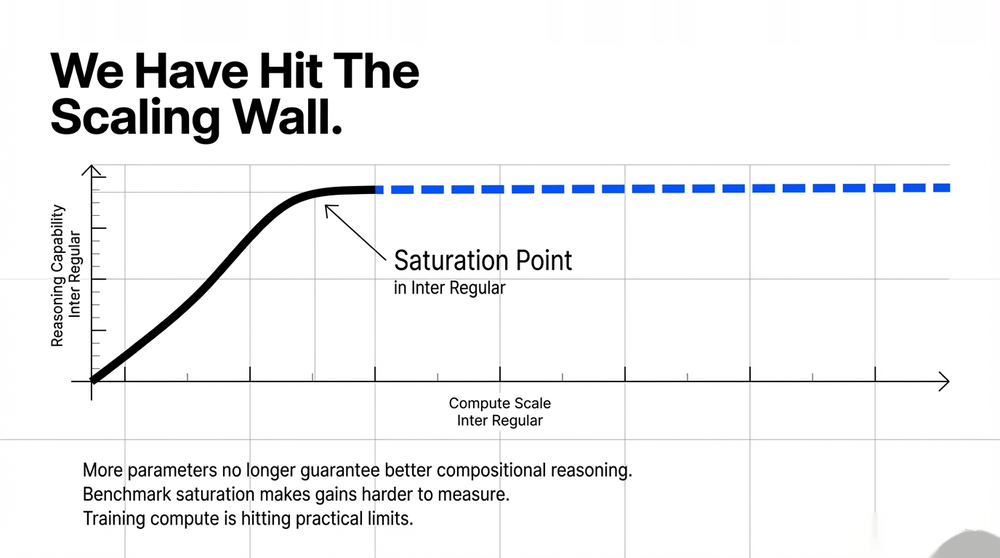
#> input picture white-papers/wp2-images-clean-final/Smarter_AI_Not_Bigger_Models_page3_img1.png, 1000 x 558 px, shrunk from 1376 x 768 before the run, found by its file name
$ python mask_and_inpaint_watermark.py
#> lines starting #> are read from the running program, lines starting #| are printed output that depends on the picture; after the words box and inside, x2 and y2 are one past the last pixel; in counts of white or black regions, pixels touching at a corner belong together
#> in remove_watermark_with_inpainting, img is the input picture: shape (558, 1000, 3); mean B, G, R 242.7, 241.7, 241.2
#|   Image size: 1000x558
"""
Proper Watermark Removal using Masking + Inpainting
Inspired by Lama Cleaner and IOPaint techniques
"""
import cv2
import numpy as np
from pathlib import Path

def create_watermark_mask(image, show_mask=False):
    """
    Create a precise mask for watermark areas
    Focus on bottom-right corner (typical NotebookLM location)
    """
#> called with show_mask = True
    h, w = image.shape[:2]
    gray = cv2.cvtColor(image, cv2.COLOR_BGR2GRAY)

    # Initialize mask
    mask = np.zeros((h, w), dtype=np.uint8)

    # Target bottom-right corner (NotebookLM watermark location)
    # Usually last 15% of width and last 8% of height
    watermark_h_start = int(h * 0.92)  # Bottom 8%
    watermark_w_start = int(w * 0.85)  # Right 15%

    # Also check for top watermarks (some PDFs have header watermarks)
    top_watermark_h_end = int(h * 0.08)  # Top 8%

    # Detect light text in these regions (watermarks are usually light gray)
    _, light_text = cv2.threshold(gray, 200, 255, cv2.THRESH_BINARY)
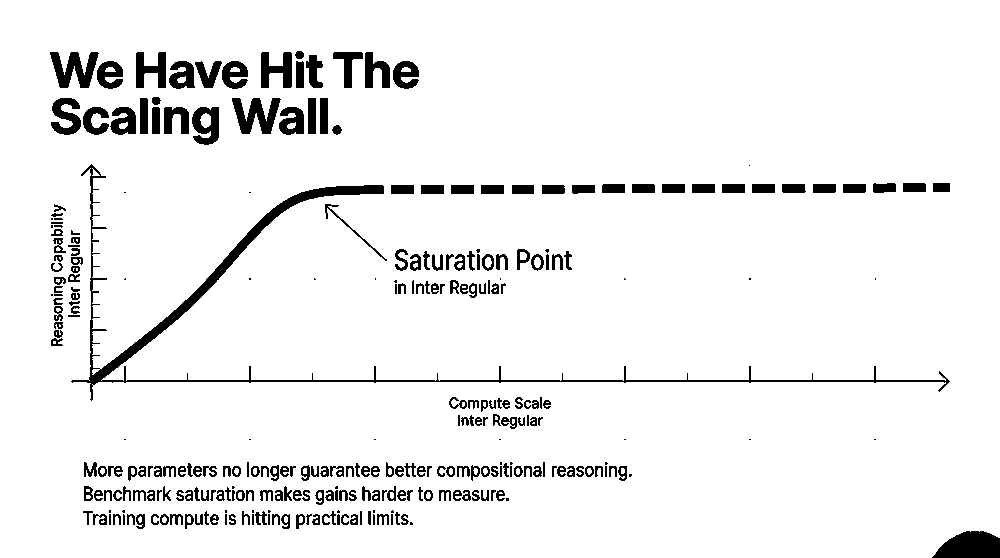
#> light_text: shape (558, 1000); 93.7% white; 303 black regions (43 under 20 px), largest, box (x1, y1, x2, y2) and area: (71, 164, 950, 401) 6026, (932, 531, 1000, 558) 1418, (50, 52, 99, 88) 982

    # Apply mask to bottom-right
    mask[watermark_h_start:, watermark_w_start:] = light_text[watermark_h_start:, watermark_w_start:]
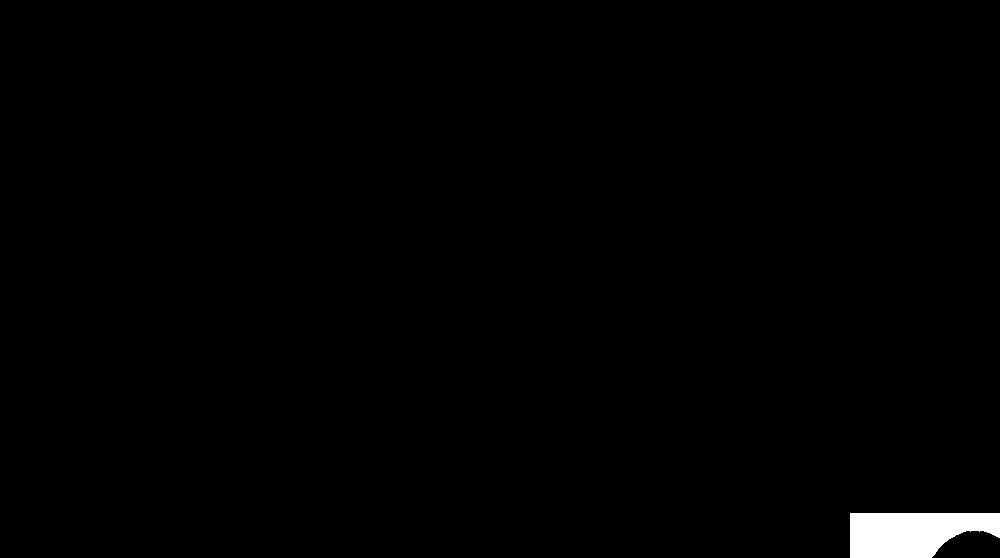
#> mask: shape (558, 1000); 0.96% white; 1 white region, box (x1, y1, x2, y2) and area: (850, 513, 1000, 558) 5332

    # Apply mask to top region
    mask[:top_watermark_h_end, :] = light_text[:top_watermark_h_end, :]
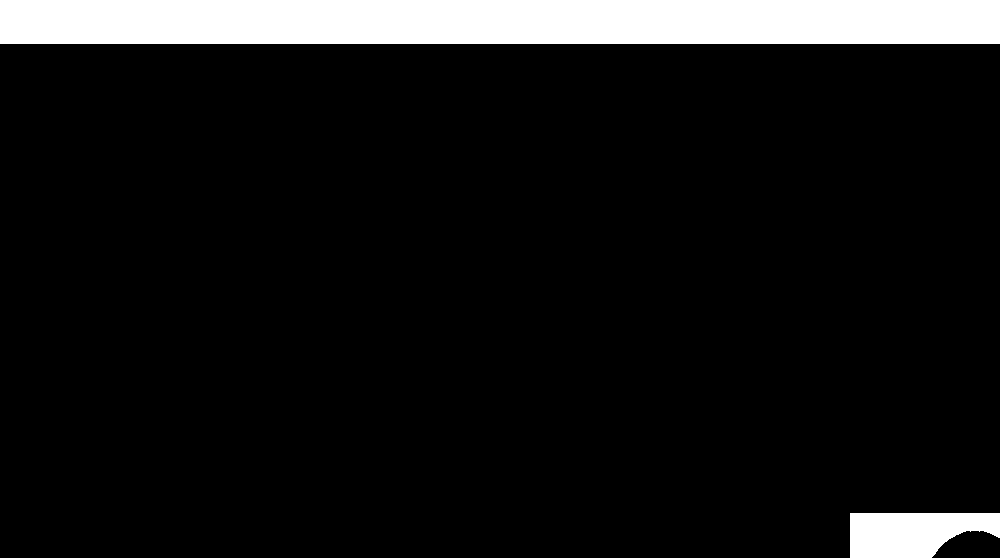
#> mask: shape (558, 1000); 8.8% white; 2 white regions, box (x1, y1, x2, y2) and area: (0, 0, 1000, 44) 44000, (850, 513, 1000, 558) 5332

    # Clean up mask - remove noise
    kernel = np.ones((5,5), np.uint8)
    mask = cv2.morphologyEx(mask, cv2.MORPH_CLOSE, kernel)
#> mask: shape (558, 1000); 8.8% white; 2 white regions, box (x1, y1, x2, y2) and area: (0, 0, 1000, 44) 44000, (850, 513, 1000, 558) 5343
    mask = cv2.morphologyEx(mask, cv2.MORPH_OPEN, kernel)
#> mask: shape (558, 1000); 8.8% white; 2 white regions, box (x1, y1, x2, y2) and area: (0, 0, 1000, 44) 44000, (850, 513, 1000, 558) 5341

    # Dilate slightly to ensure we cover all watermark pixels
    mask = cv2.dilate(mask, kernel, iterations=1)
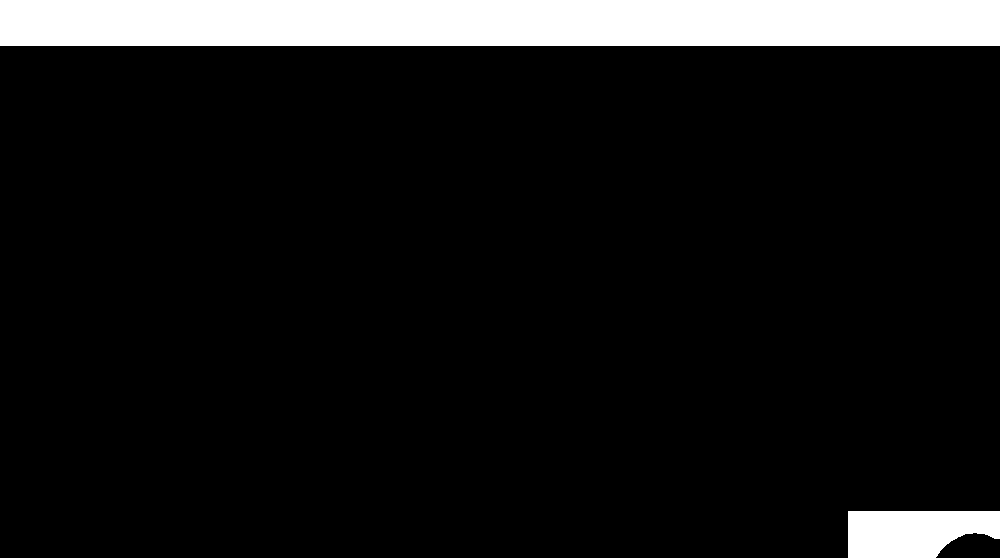
#> mask: shape (558, 1000); 9.3% white; 2 white regions, box (x1, y1, x2, y2) and area: (0, 0, 1000, 46) 46000, (848, 511, 1000, 558) 5929

    if show_mask:
        # Show the mask for debugging
        cv2.imwrite("debug_mask.png", mask)
        print("Saved debug_mask.png to see what will be inpainted")

    return mask

def remove_watermark_with_inpainting(image_path, output_path, show_mask=False):
    """
    Remove watermark using mask + inpainting (Lama Cleaner technique)
    """
    # Load image
    img = cv2.imread(str(image_path))
    if img is None:
        return False, "Failed to load image"

    print(f"\nProcessing: {image_path.name}")
    print(f"  Image size: {img.shape[1]}x{img.shape[0]}")

    # Create watermark mask
    print("  Creating watermark mask...")
    mask = create_watermark_mask(img, show_mask=show_mask)

    # Check if watermark detected
    watermark_pixels = np.sum(mask > 0)
#> watermark_pixels = 51929
    print(f"  Watermark area detected: {watermark_pixels} pixels")
#|   Watermark area detected: 51929 pixels

    if watermark_pixels == 0:
        print("  No watermark detected, using original")
        cv2.imwrite(str(output_path), img)
        return True, "No watermark detected"

    # Apply inpainting - use Telea algorithm (similar to Lama Cleaner's approach)
    print("  Applying inpainting...")
    result = cv2.inpaint(img, mask, inpaintRadius=7, flags=cv2.INPAINT_TELEA)

    # Optional: Apply second pass with NS algorithm for smoother results
    print("  Applying refinement...")
    result = cv2.inpaint(result, mask, inpaintRadius=5, flags=cv2.INPAINT_NS)

    # Save result
    cv2.imwrite(str(output_path), result)
    print(f"  Saved to: {output_path.name}")

    return True, f"Removed {watermark_pixels} pixels of watermark"

# Test on ONE image first
if __name__ == "__main__":
    input_dir = Path(r"d:\my-dev-knowledge-base\white-papers\wp2-images")
    output_dir = Path(r"d:\my-dev-knowledge-base\white-papers\wp2-images-masked-inpaint")
    output_dir.mkdir(exist_ok=True)

    # Test on Figure 1 first
    test_image = "Smarter_AI_Not_Bigger_Models_page3_img1.png"

    print("=" * 70)
    print("TESTING WATERMARK REMOVAL - Mask + Inpainting Technique")
    print("=" * 70)

    input_path = input_dir / test_image
    output_path = output_dir / test_image

    success, message = remove_watermark_with_inpainting(
        input_path,
        output_path,
        show_mask=True  # Create debug_mask.png to see what was masked
    )
#> success = True; message = 'Removed 51929 pixels of watermark'

    print("\n" + "=" * 70)
    if success:
        print(f"SUCCESS: {message}")
#| SUCCESS: Removed 51929 pixels of watermark
        print(f"\nCheck the results:")
        print(f"  Original: {input_path}")
        print(f"  Cleaned: {output_path}")
        print(f"  Mask used: debug_mask.png")
    else:
        print(f"FAILED: {message}")
    print("=" * 70)

$ run again, with white-papers/wp2-images-clean-final/Smarter_AI_Not_Bigger_Models_page7_img1.png copied over white-papers/wp2-images-clean-final/Smarter_AI_Not_Bigger_Models_page3_img1.png
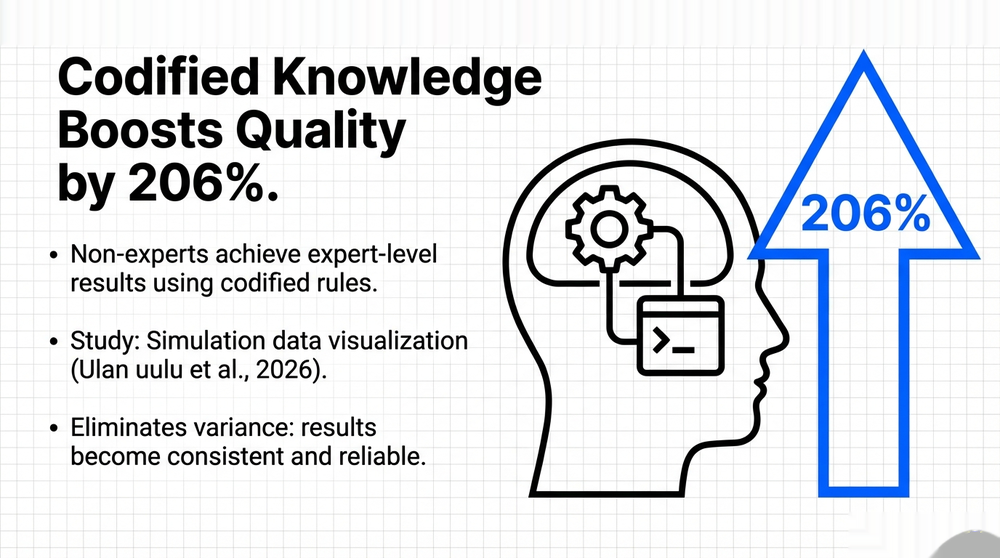
#> input picture white-papers/wp2-images-clean-final/Smarter_AI_Not_Bigger_Models_page7_img1.png, 1000 x 558 px, shrunk from 1376 x 768 before the run, found by its file name
#> in remove_watermark_with_inpainting, img is the input picture: shape (558, 1000, 3); mean B, G, R 229.9, 226.2, 223.8
#|   Image size: 1000x558
#> in create_watermark_mask, `gray = cv2.cvtColor(image, cv2.COLOR_BGR2GRAY)`:
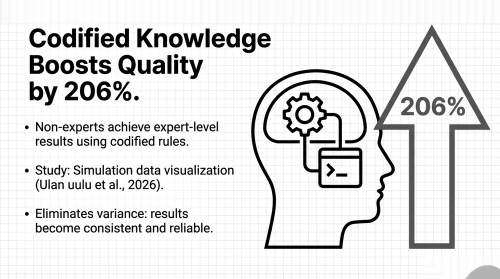
#> gray: shape (558, 1000) (shown at 1/2 size); min 0, max 255, mean 226
#> in create_watermark_mask, `_, light_text = cv2.threshold(gray, 200, 255, cv2.THRESH_BINARY)`:
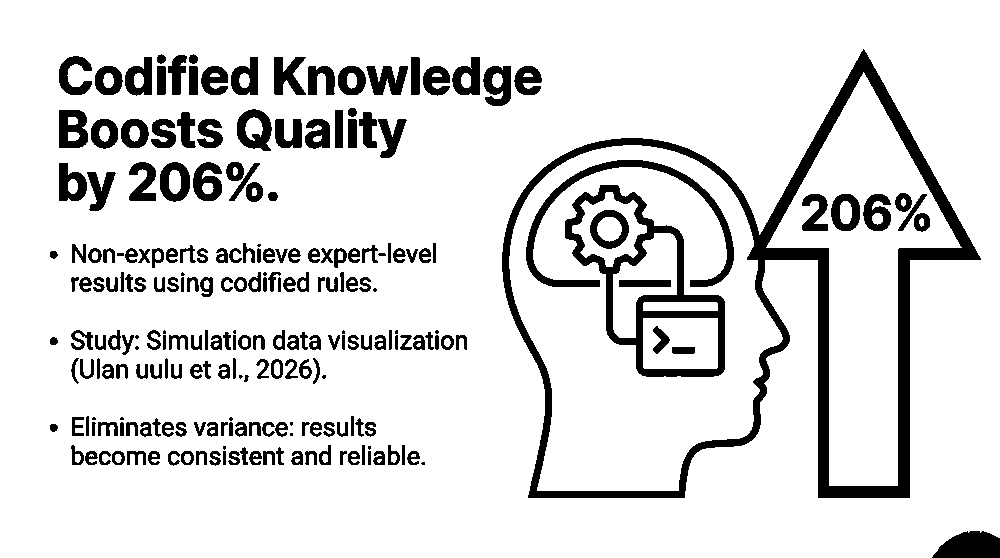
#> light_text: shape (558, 1000); 87.2% white; 235 black regions (21 under 20 px), largest, box (x1, y1, x2, y2) and area: (502, 49, 981, 498) 20762, (565, 185, 725, 377) 6186, (526, 160, 734, 287) 3122
#> watermark_pixels = 51918
#|   Watermark area detected: 51918 pixels
#> success = True; message = 'Removed 51918 pixels of watermark'
#| SUCCESS: Removed 51918 pixels of watermark

$ run again, with white-papers/wp2-images-clean-final/Beyond_Scale_Structure_Truth_page4_img1.png copied over white-papers/wp2-images-clean-final/Smarter_AI_Not_Bigger_Models_page3_img1.png
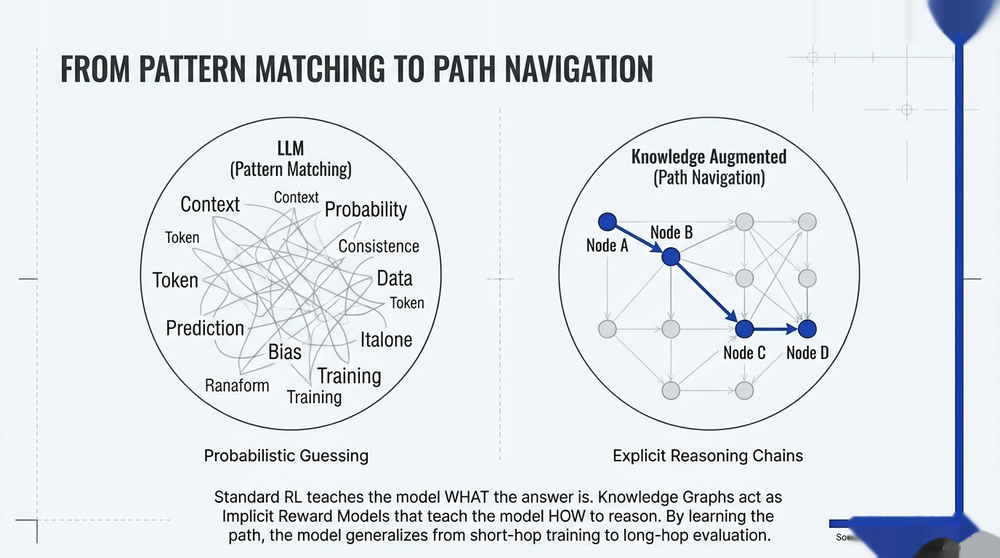
#> input picture white-papers/wp2-images-clean-final/Beyond_Scale_Structure_Truth_page4_img1.png, 1000 x 558 px, shrunk from 1376 x 768 before the run, found by its file name
#> in remove_watermark_with_inpainting, img is the input picture: shape (558, 1000, 3); mean B, G, R 235.5, 230.4, 225.7
#|   Image size: 1000x558
#> in create_watermark_mask, `_, light_text = cv2.threshold(gray, 200, 255, cv2.THRESH_BINARY)`:
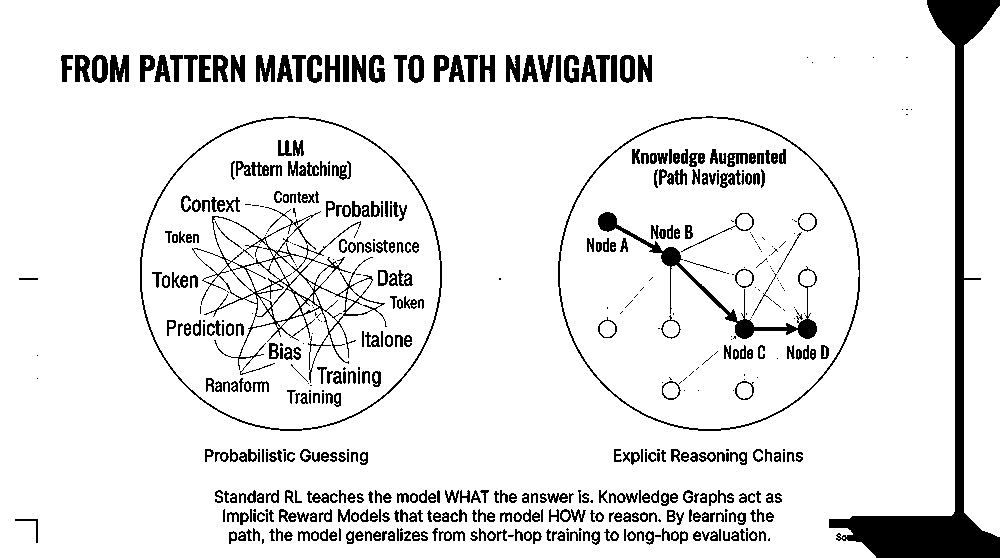
#> light_text: shape (558, 1000); 90.7% white; 563 black regions (148 under 20 px), largest, box (x1, y1, x2, y2) and area: (829, 0, 1000, 558) 12293, (192, 207, 387, 383) 3296, (598, 212, 817, 339) 2259
#> in create_watermark_mask, `mask = cv2.dilate(mask, kernel, iterations=1)`:
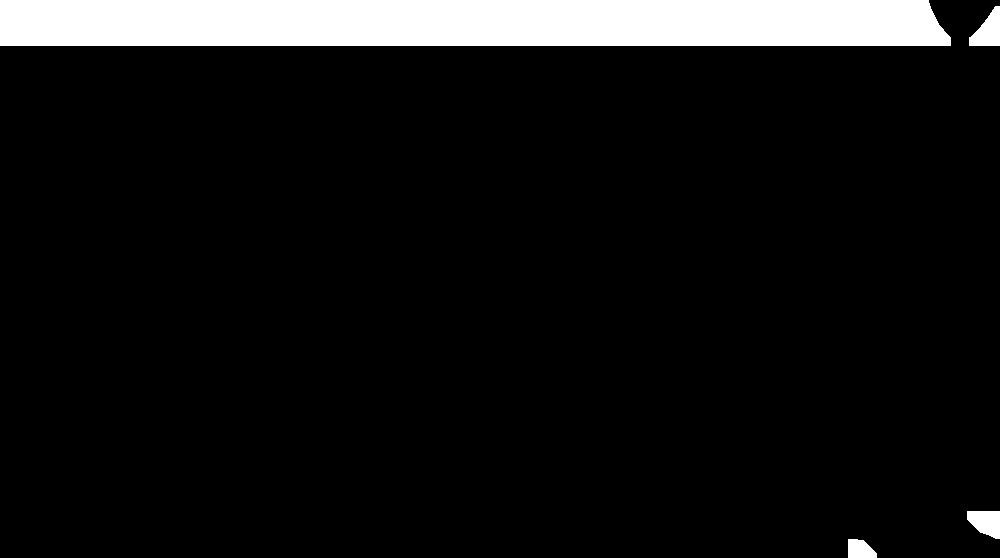
#> mask: shape (558, 1000); 8.1% white; 4 white regions, box (x1, y1, x2, y2) and area: (0, 0, 951, 46) 43236, (969, 6, 1000, 46) 774, (967, 511, 1000, 539) 698, (848, 539, 877, 558) 441
#> watermark_pixels = 45149
#|   Watermark area detected: 45149 pixels
#> success = True; message = 'Removed 45149 pixels of watermark'
#| SUCCESS: Removed 45149 pixels of watermark
